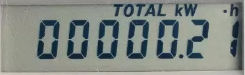
#> input picture images/img16.jpg, 245 x 75 px
$ python cv22.py
#> lines starting #> are read from the running program, lines starting #| are printed output that depends on the picture; after the words box and inside, x2 and y2 are one past the last pixel; in counts of white or black regions, pixels touching at a corner belong together
import cv2
import numpy as np

FONT = cv2.FONT_HERSHEY_SIMPLEX
CYAN = (255, 255, 0)
DIGITSDICT = {
    (1, 1, 1, 1, 1, 1, 0): 0,
    (0, 1, 1, 0, 0, 0, 0): 1,
    (1, 1, 0, 1, 1, 0, 1): 2,
    (1, 1, 1, 1, 0, 0, 1): 3,
    (0, 1, 1, 0, 0, 1, 1): 4,
    (1, 0, 1, 1, 0, 1, 1): 5,
    (1, 0, 1, 1, 1, 1, 1): 6,
    (1, 1, 1, 0, 0, 1, 0): 7,
    (1, 1, 1, 1, 1, 1, 1): 8,
    (1, 1, 1, 1, 0, 1, 1): 9,
}


# roi_color = cv2.imread("inter/dbs-roi.png")
roi_color = cv2.imread("images/img16.jpg")
#> roi_color is the input picture: shape (75, 245, 3); mean B, G, R 130.2, 134.8, 127.4
roi = cv2.cvtColor(roi_color, cv2.COLOR_BGR2GRAY)

RATIO = roi.shape[0] * 0.2
#> RATIO = 15

roi = cv2.bilateralFilter(roi, 5, 30, 60)

trimmed = roi[int(RATIO) :, int(RATIO) : roi.shape[1] - int(RATIO)]
roi_color = roi_color[int(RATIO) :, int(RATIO) : roi.shape[1] - int(RATIO)]
#> roi_color: shape (60, 215, 3)
cv2.imshow("Blurred and Trimmed", trimmed)
cv2.waitKey(0)

edged = cv2.adaptiveThreshold(
    trimmed, 255, cv2.ADAPTIVE_THRESH_GAUSSIAN_C, cv2.THRESH_BINARY_INV, 5, 5
)
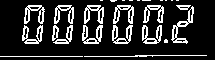
#> edged: shape (60, 215); 18% white in thin lines or dots
cv2.imshow("Edged", edged)
cv2.waitKey(0)

kernel = cv2.getStructuringElement(cv2.MORPH_RECT, (2, 5))
dilated = cv2.dilate(edged, kernel, iterations=1)
#> dilated: shape (60, 215); 40.9% white; 11 white regions (3 under 20 px), largest, box (x1, y1, x2, y2) and area: (0, 53, 208, 59) 1055, (110, 0, 135, 46) 742, (142, 0, 165, 46) 730

cv2.imshow("Dilated", dilated)
cv2.waitKey(0)

kernel = cv2.getStructuringElement(cv2.MORPH_RECT, (2, 1))
dilated = cv2.dilate(dilated, kernel, iterations=1)
#> dilated: shape (60, 215); 44.4% white; 8 white regions (1 under 20 px), largest, box (x1, y1, x2, y2) and area: (0, 53, 209, 59) 1062, (137, 0, 170, 46) 880, (110, 0, 136, 46) 825

cv2.imshow("Dilated x2", dilated)
cv2.waitKey(0)

kernel = cv2.getStructuringElement(cv2.MORPH_ELLIPSE, (2, 1),)
eroded = cv2.erode(dilated, kernel, iterations=1)

cv2.imshow("Eroded", eroded)
cv2.waitKey(0)

h = roi.shape[0]
#> h = 75
ratio = int(h * 0.07)
#> ratio = 5
eroded[-ratio:,] = 0
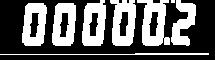
#> eroded: shape (60, 215); 38.4% white; 8 white regions (1 under 20 px), largest, box (x1, y1, x2, y2) and area: (137, 0, 170, 46) 880, (110, 0, 136, 46) 825, (82, 0, 106, 46) 784
eroded[:, :ratio] = 0
#> eroded: shape (60, 215); 38.3% white; 8 white regions (1 under 20 px)

cv2.imshow("Eroded + Black", eroded)
cv2.waitKey(0)

cnts, _ = cv2.findContours(eroded, cv2.RETR_EXTERNAL, cv2.CHAIN_APPROX_SIMPLE)
#> cnts = 8 contours, 1 with area under 20; largest, box (x1, y1, x2, y2) and area: (137, 0, 170, 46) 940, (110, 0, 136, 46) 906, (82, 0, 106, 46) 861, (22, 3, 47, 46) 858, (52, 3, 76, 46) 848, (171, 0, 196, 46) 558, (5, 53, 209, 55) 74
digits_cnts = []

canvas = trimmed.copy()
cv2.drawContours(canvas, cnts, -1, (255, 255, 255), 1)
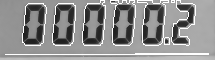
#> canvas: shape (60, 215); min 29, max 255, mean 142.9
cv2.imshow("All Contours", canvas)
cv2.waitKey(0)

canvas = trimmed.copy()
for cnt in cnts:
    (x, y, w, h) = cv2.boundingRect(cnt)
    if h > 20:
        digits_cnts += [cnt]
        cv2.rectangle(canvas, (x, y), (x + w, y + h), (0, 0, 0), 1)
        cv2.drawContours(canvas, cnt, 0, (255, 255, 255), 1)
        cv2.imshow("Digit Contours", canvas)
        cv2.waitKey(0)
#> this loop made 8 passes
#> (x, y, w, h) on passes 1, 2, 3, 4, 6, 7, 8: (5, 53, 204, 2), (52, 3, 24, 43), (22, 3, 25, 43), (171, 0, 25, 46), (137, 0, 33, 46), (110, 0, 26, 46), (82, 0, 24, 46)
#> (cnt, x, y, w, h) on pass 5: ([[171, 0], [171, 2], [174, 2], [174, 0]], 171, 0, 4, 3)
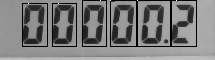
#> canvas: shape (60, 215); min 0, max 255, mean 122.8

print(f"No. of Digit Contours: {len(digits_cnts)}")
#| No. of Digit Contours: 6


cv2.imshow("Digit Contours", canvas)
cv2.waitKey(0)


sorted_digits = sorted(digits_cnts, key=lambda cnt: cv2.boundingRect(cnt)[0])
#> sorted_digits = 6 contours; box (x1, y1, x2, y2) and area: (137, 0, 170, 46) 940, (110, 0, 136, 46) 906, (82, 0, 106, 46) 861, (22, 3, 47, 46) 858, (52, 3, 76, 46) 848, (171, 0, 196, 46) 558

canvas = trimmed.copy()


for i, cnt in enumerate(sorted_digits):
    (x, y, w, h) = cv2.boundingRect(cnt)
    cv2.rectangle(canvas, (x, y), (x + w, y + h), (0, 0, 0), 1)
    cv2.putText(canvas, str(i), (x, y - 3), FONT, 0.3, (0, 0, 0), 1)
#> this loop made 6 passes
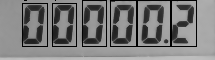
#> canvas: shape (60, 215); min 0, max 190, mean 122.6

cv2.imshow("All Contours sorted", canvas)
cv2.waitKey(0)

digits = []
canvas = roi_color.copy()
for cnt in sorted_digits:
    (x, y, w, h) = cv2.boundingRect(cnt)
    roi = eroded[y : y + h, x : x + w]
    print(f"W:{w}, H:{h}")
    # convenience units
    qW, qH = int(w * 0.25), int(h * 0.15)
    fractionH, halfH, fractionW = int(h * 0.05), int(h * 0.5), int(w * 0.25)

    # seven segments in the order of wikipedia's illustration
    sevensegs = [
        ((0, 0), (w, qH)),  # a (top bar)
        ((w - qW, 0), (w, halfH)),  # b (upper right)
        ((w - qW, halfH), (w, h)),  # c (lower right)
        ((0, h - qH), (w, h)),  # d (lower bar)
        ((0, halfH), (qW, h)),  # e (lower left)
        ((0, 0), (qW, halfH)),  # f (upper left)
        # ((0, halfH - fractionH), (w, halfH + fractionH)) # center
        (
            (0 + fractionW, halfH - fractionH),
            (w - fractionW, halfH + fractionH),
        ),  # center
    ]

    # initialize to off
    on = [0] * 7

    for (i, ((p1x, p1y), (p2x, p2y))) in enumerate(sevensegs):
        region = roi[p1y:p2y, p1x:p2x]
        print(
            f"{i}: Sum of 1: {np.sum(region == 255)}, Sum of 0: {np.sum(region == 0)}, Shape: {region.shape}, Size: {region.size}"
        )
        if np.sum(region == 255) > region.size * 0.5:
            on[i] = 1
        print(f"State of ON: {on}")

#> (the run stopped early here; a loop or call above may not have finished)

$ run again, with images/img1.jpg copied over images/img16.jpg
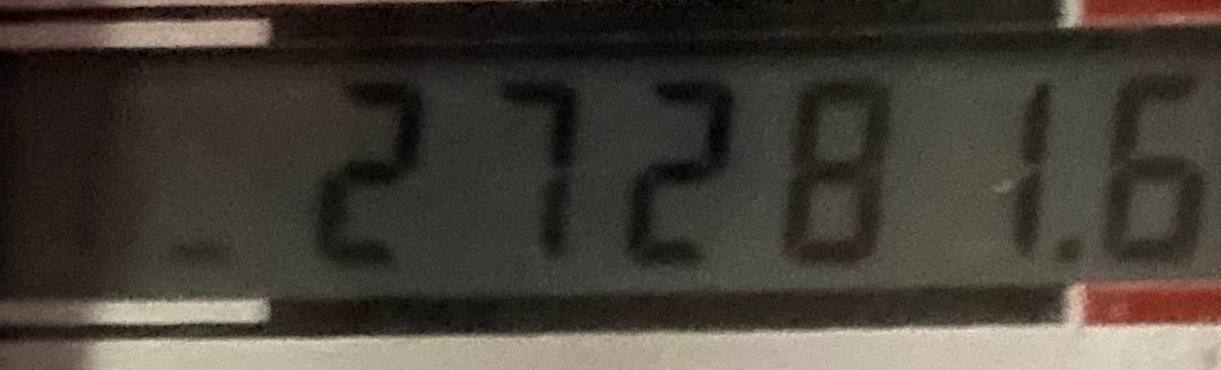
#> input picture images/img1.jpg, 1221 x 370 px
#> roi_color is the input picture: shape (370, 1221, 3); mean B, G, R 55.7, 64.1, 70.3
#> roi_color: shape (296, 1073, 3)
#> `edged = cv2.adaptiveThreshold( trimmed, 255, cv2.ADAPTIVE_THRESH_GAUSS..`:
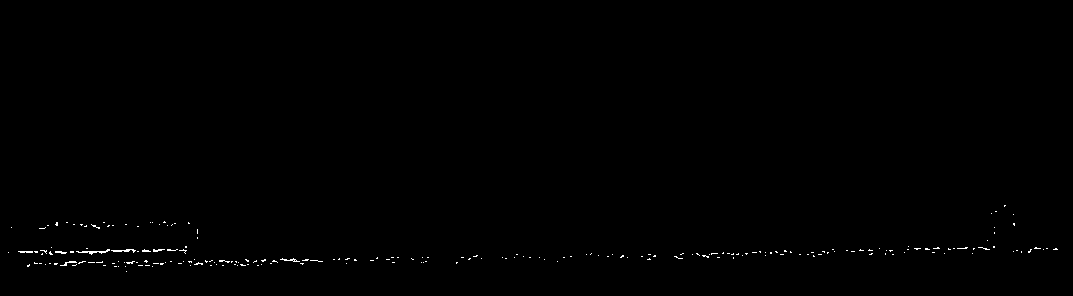
#> edged: shape (296, 1073); 0.34% white in thin lines or dots, all inside (x1, y1, x2, y2) = (8, 205, 1058, 272)
#> cnts = 99 contours, 48 with area under 20; largest, box (x1, y1, x2, y2) and area: (188, 257, 251, 268) 383, (70, 246, 141, 257) 381, (270, 256, 325, 267) 274, (54, 259, 108, 268) 268, (142, 244, 189, 256) 246
#> `cv2.drawContours(canvas, cnts, -1, (255, 255, 255), 1)`:
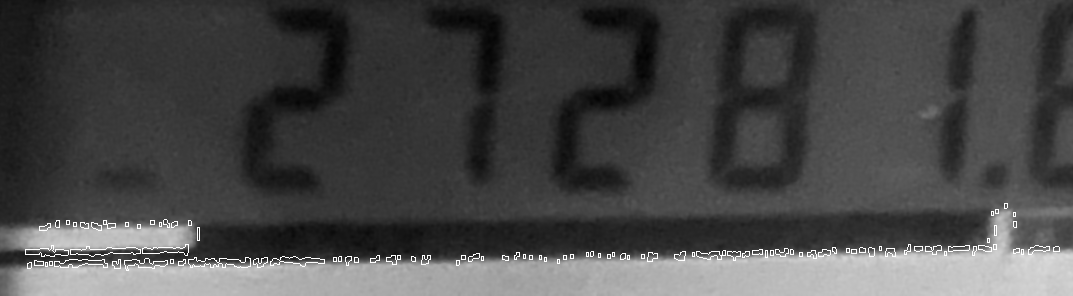
#> canvas: shape (296, 1073); min 3, max 255, mean 72.8
#> the loop `for cnt in cnts:` made 99 passes
#> (x, y, w, h) on passes 2, 4, 5, 7, 9, 10, 11, 13: (27, 262, 5, 7), (456, 260, 4, 6), (34, 260, 10, 6), (178, 259, 8, 7), (112, 259, 9, 10), (54, 259, 54, 9), (124, 258, 44, 13), (354, 257, 5, 6)
#> after the loop `for cnt in cnts:`: digits_cnts = []
#| No. of Digit Contours: 0
#| Digits on the token are: []

$ run again, with images/img11.jpg copied over images/img16.jpg
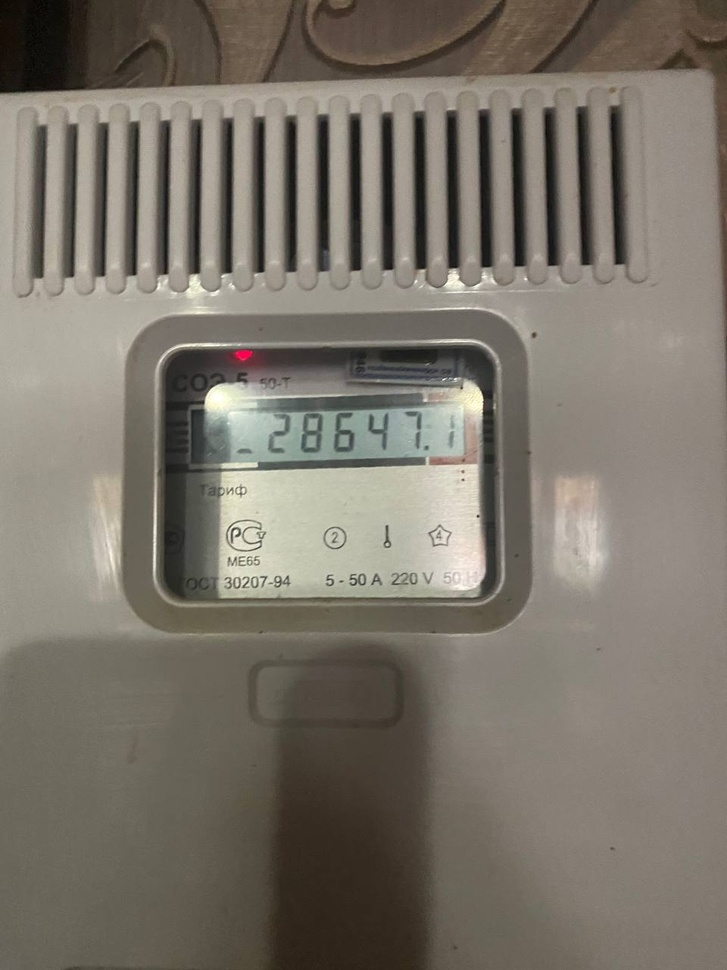
#> input picture images/img11.jpg, 727 x 970 px, shrunk from 960 x 1280 before the run
#> roi_color is the input picture: shape (970, 727, 3); mean B, G, R 105.8, 116.1, 122.5
#> roi_color: shape (776, 339, 3)
#> edged: shape (776, 339); 3.3% white in thin lines or dots, all inside (x1, y1, x2, y2) = (0, 0, 339, 440)
#> `eroded[:, :ratio] = 0`:
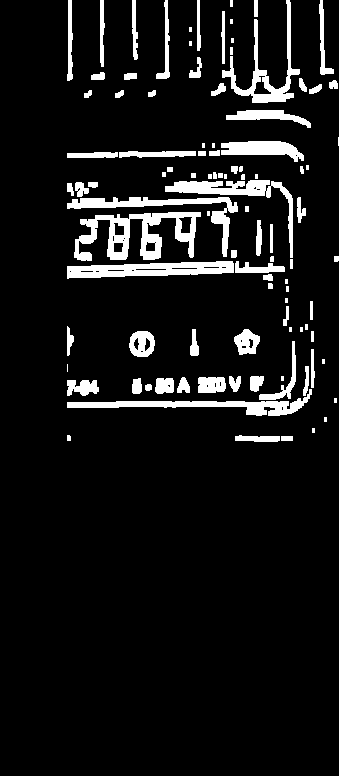
#> eroded: shape (776, 339); 8.5% white; 100 white regions (23 under 20 px)
#> cnts = 100 contours, 39 with area under 20; largest, box (x1, y1, x2, y2) and area: (74, 212, 201, 261) 2757, (67, 261, 234, 279) 1877, (67, 389, 312, 416) 1536, (222, 0, 300, 103) 1458, (67, 197, 238, 257) 1389
#> the loop `for cnt in cnts:` made 100 passes
#> (cnt, x, y, w, h) on passes 1, 4, 5, 6, 14, 18: ([[281, 436], [281, 440], [292, 440], [292, 436]], 281, 436, 12, 5), ([[312, 428], [312, 432], [314, 432], [314, 428]], 312, 428, 3, 5), ([[324, 417], [324, 421], [326, 421], [326, 417]], 324, 417, 3, 5), ([[334, 398], [334, 402], [336, 402], [336, 398]], 334, 398, 3, 5), ([[281, 376], [281, 380], [283, 380], [283, 376]], 281, 376, 3, 5), ([[67, 364], [67, 371]], 67, 364, 1, 8)
#| No. of Digit Contours: 24
#> sorted_digits = 24 contours; largest, box (x1, y1, x2, y2) and area: (74, 212, 201, 261) 2757, (67, 389, 312, 416) 1536, (222, 0, 300, 103) 1458, (67, 197, 238, 257) 1389, (165, 180, 293, 258) 1378
#> the loop `for i, cnt in enumerate(sorted_digits):` made 24 passes
#> (x, y, w, h) on passes 1 to 8: (67, 389, 245, 27), (67, 326, 7, 30), (67, 197, 171, 60), (67, 0, 6, 81), (74, 212, 127, 49), (100, 0, 5, 67), (129, 331, 26, 26), (132, 0, 6, 60)
